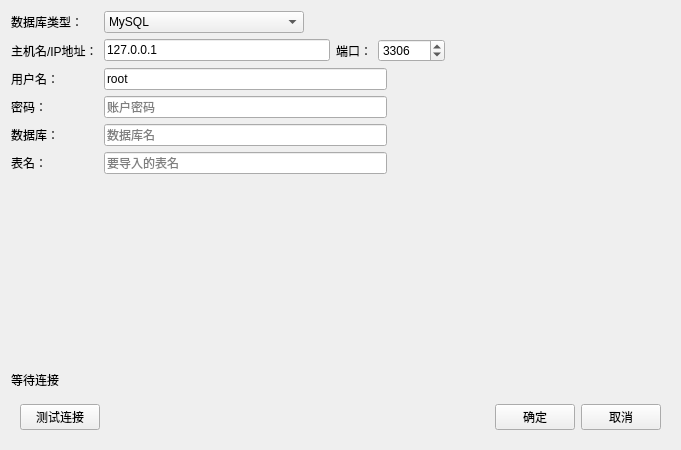
<?xml version="1.0" encoding="UTF-8"?>
<ui version="4.0">
 <class>Form</class>
 <widget class="QWidget" name="Form">
  <property name="geometry">
   <rect>
    <x>0</x>
    <y>0</y>
    <width>681</width>
    <height>450</height>
   </rect>
  </property>
  <property name="minimumSize">
   <size>
    <width>500</width>
    <height>400</height>
   </size>
  </property>
  <property name="maximumSize">
   <size>
    <width>16777215</width>
    <height>16777215</height>
   </size>
  </property>
  <property name="windowTitle">
   <string>从数据库导入</string>
  </property>
  <property name="windowIcon">
   <iconset resource="../pyqtsource.qrc">
    <normaloff>:/resources/icons/MySQL.svg</normaloff>:/resources/icons/MySQL.svg</iconset>
  </property>
  <layout class="QVBoxLayout" name="verticalLayout">
   <item>
    <layout class="QFormLayout" name="formLayout">
     <item row="0" column="0">
      <widget class="QLabel" name="label_nettype">
       <property name="text">
        <string>数据库类型：</string>
       </property>
      </widget>
     </item>
     <item row="0" column="1">
      <layout class="QHBoxLayout" name="horizontalLayout_8">
       <item>
        <widget class="QComboBox" name="comboBox_database">
         <property name="minimumSize">
          <size>
           <width>200</width>
           <height>0</height>
          </size>
         </property>
         <item>
          <property name="text">
           <string>MySQL</string>
          </property>
         </item>
        </widget>
       </item>
       <item>
        <spacer name="horizontalSpacer_8">
         <property name="orientation">
          <enum>Qt::Horizontal</enum>
         </property>
         <property name="sizeHint" stdset="0">
          <size>
           <width>40</width>
           <height>20</height>
          </size>
         </property>
        </spacer>
       </item>
      </layout>
     </item>
     <item row="2" column="0">
      <widget class="QLabel" name="label_username">
       <property name="text">
        <string>用户名：</string>
       </property>
      </widget>
     </item>
     <item row="2" column="1">
      <layout class="QHBoxLayout" name="horizontalLayout_7">
       <item>
        <widget class="QLineEdit" name="lineEdit_user">
         <property name="inputMask">
          <string/>
         </property>
         <property name="text">
          <string>root</string>
         </property>
         <property name="placeholderText">
          <string>账户名称</string>
         </property>
        </widget>
       </item>
       <item>
        <spacer name="horizontalSpacer_7">
         <property name="orientation">
          <enum>Qt::Horizontal</enum>
         </property>
         <property name="sizeHint" stdset="0">
          <size>
           <width>40</width>
           <height>20</height>
          </size>
         </property>
        </spacer>
       </item>
      </layout>
     </item>
     <item row="3" column="0">
      <widget class="QLabel" name="label_password">
       <property name="text">
        <string>密码：</string>
       </property>
      </widget>
     </item>
     <item row="3" column="1">
      <layout class="QHBoxLayout" name="horizontalLayout_6">
       <item>
        <widget class="PasswordEdit" name="lineEdit_passwd">
         <property name="placeholderText">
          <string>账户密码</string>
         </property>
        </widget>
       </item>
       <item>
        <spacer name="horizontalSpacer_6">
         <property name="orientation">
          <enum>Qt::Horizontal</enum>
         </property>
         <property name="sizeHint" stdset="0">
          <size>
           <width>40</width>
           <height>20</height>
          </size>
         </property>
        </spacer>
       </item>
      </layout>
     </item>
     <item row="7" column="1">
      <spacer name="verticalSpacer">
       <property name="orientation">
        <enum>Qt::Vertical</enum>
       </property>
       <property name="sizeHint" stdset="0">
        <size>
         <width>20</width>
         <height>40</height>
        </size>
       </property>
      </spacer>
     </item>
     <item row="1" column="0">
      <widget class="QLabel" name="label_ip">
       <property name="text">
        <string>主机名/IP地址：</string>
       </property>
      </widget>
     </item>
     <item row="1" column="1">
      <layout class="QHBoxLayout" name="horizontalLayout_4">
       <item>
        <widget class="QLineEdit" name="lineEdit_host">
         <property name="text">
          <string>127.0.0.1</string>
         </property>
         <property name="placeholderText">
          <string>数据库地址</string>
         </property>
        </widget>
       </item>
       <item>
        <widget class="QLabel" name="label_port">
         <property name="text">
          <string>端口：</string>
         </property>
        </widget>
       </item>
       <item>
        <widget class="QSpinBox" name="spinBox_port">
         <property name="maximum">
          <number>999999</number>
         </property>
         <property name="value">
          <number>3306</number>
         </property>
        </widget>
       </item>
       <item>
        <spacer name="horizontalSpacer_4">
         <property name="orientation">
          <enum>Qt::Horizontal</enum>
         </property>
         <property name="sizeHint" stdset="0">
          <size>
           <width>40</width>
           <height>20</height>
          </size>
         </property>
        </spacer>
       </item>
      </layout>
     </item>
     <item row="4" column="0">
      <widget class="QLabel" name="label_database">
       <property name="text">
        <string>数据库：</string>
       </property>
      </widget>
     </item>
     <item row="4" column="1">
      <layout class="QHBoxLayout" name="horizontalLayout_3">
       <item>
        <widget class="QLineEdit" name="lineEdit_db">
         <property name="text">
          <string/>
         </property>
         <property name="placeholderText">
          <string>数据库名</string>
         </property>
        </widget>
       </item>
       <item>
        <spacer name="horizontalSpacer_3">
         <property name="orientation">
          <enum>Qt::Horizontal</enum>
         </property>
         <property name="sizeHint" stdset="0">
          <size>
           <width>40</width>
           <height>20</height>
          </size>
         </property>
        </spacer>
       </item>
      </layout>
     </item>
     <item row="5" column="0">
      <widget class="QLabel" name="label_database_2">
       <property name="text">
        <string>表名：</string>
       </property>
      </widget>
     </item>
     <item row="5" column="1">
      <layout class="QHBoxLayout" name="horizontalLayout_2">
       <item>
        <widget class="QLineEdit" name="lineEdit_table">
         <property name="text">
          <string/>
         </property>
         <property name="placeholderText">
          <string>要导入的表名</string>
         </property>
        </widget>
       </item>
       <item>
        <spacer name="horizontalSpacer_2">
         <property name="orientation">
          <enum>Qt::Horizontal</enum>
         </property>
         <property name="sizeHint" stdset="0">
          <size>
           <width>40</width>
           <height>20</height>
          </size>
         </property>
        </spacer>
       </item>
      </layout>
     </item>
    </layout>
   </item>
   <item>
    <widget class="QLabel" name="label_test">
     <property name="text">
      <string>等待连接</string>
     </property>
    </widget>
   </item>
   <item>
    <widget class="QWidget" name="widget" native="true">
     <property name="maximumSize">
      <size>
       <width>16777215</width>
       <height>50</height>
      </size>
     </property>
     <layout class="QVBoxLayout" name="verticalLayout_2">
      <item>
       <layout class="QHBoxLayout" name="horizontalLayout">
        <item>
         <widget class="QPushButton" name="pushButton_test">
          <property name="text">
           <string>测试连接</string>
          </property>
         </widget>
        </item>
        <item>
         <spacer name="horizontalSpacer">
          <property name="orientation">
           <enum>Qt::Horizontal</enum>
          </property>
          <property name="sizeHint" stdset="0">
           <size>
            <width>40</width>
            <height>20</height>
           </size>
          </property>
         </spacer>
        </item>
        <item>
         <widget class="QPushButton" name="pushButton_ok">
          <property name="text">
           <string>确定</string>
          </property>
         </widget>
        </item>
        <item>
         <widget class="QPushButton" name="pushButton_cancel">
          <property name="text">
           <string>取消</string>
          </property>
         </widget>
        </item>
       </layout>
      </item>
     </layout>
    </widget>
   </item>
  </layout>
 </widget>
 <customwidgets>
  <customwidget>
   <class>PasswordEdit</class>
   <extends>QLineEdit</extends>
   <header location="global">.password</header>
  </customwidget>
 </customwidgets>
 <resources>
  <include location="../pyqtsource.qrc"/>
 </resources>
 <connections/>
</ui>
